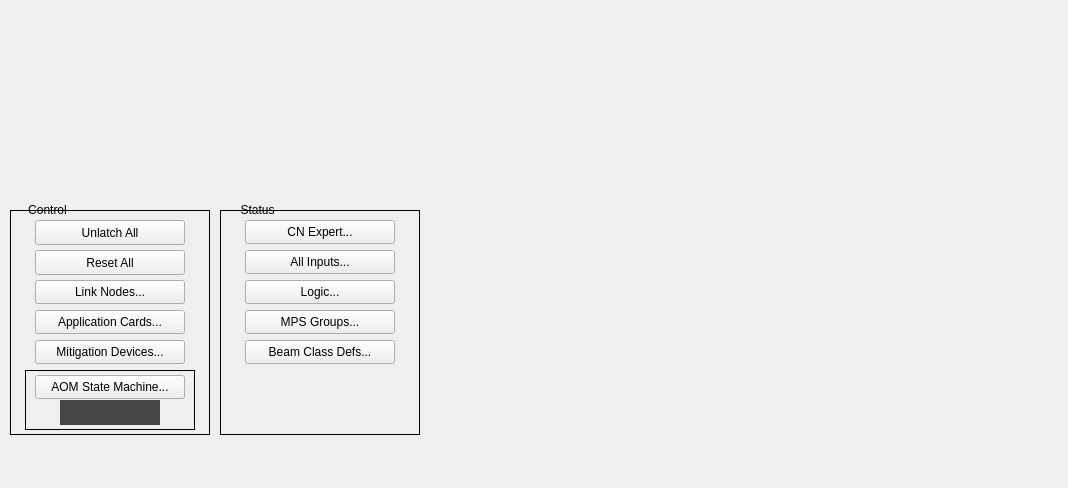
<?xml version="1.0" encoding="UTF-8"?>
<ui version="4.0">
 <class>Form</class>
 <widget class="QWidget" name="Form">
  <property name="geometry">
   <rect>
    <x>0</x>
    <y>0</y>
    <width>1068</width>
    <height>488</height>
   </rect>
  </property>
  <property name="windowTitle">
   <string>MPS Global Main</string>
  </property>
  <widget class="PyDMEmbeddedDisplay" name="PyDMEmbeddedDisplay">
   <property name="geometry">
    <rect>
     <x>10</x>
     <y>10</y>
     <width>750</width>
     <height>180</height>
    </rect>
   </property>
   <property name="toolTip">
    <string/>
   </property>
   <property name="frameShape">
    <enum>QFrame::NoFrame</enum>
   </property>
   <property name="macros" stdset="0">
    <string>{&quot;P&quot;:&quot;SIOC:SYS0:MP03&quot;}</string>
   </property>
   <property name="filename" stdset="0">
    <string>mps_global_beam_class.ui</string>
   </property>
  </widget>
  <widget class="QFrame" name="frame">
   <property name="geometry">
    <rect>
     <x>10</x>
     <y>210</y>
     <width>200</width>
     <height>225</height>
    </rect>
   </property>
   <property name="frameShape">
    <enum>QFrame::Box</enum>
   </property>
   <property name="frameShadow">
    <enum>QFrame::Plain</enum>
   </property>
   <widget class="PyDMPushButton" name="PyDMPushButton">
    <property name="geometry">
     <rect>
      <x>25</x>
      <y>10</y>
      <width>150</width>
      <height>25</height>
     </rect>
    </property>
    <property name="toolTip">
     <string/>
    </property>
    <property name="text">
     <string>Unlatch All</string>
    </property>
    <property name="channel" stdset="0">
     <string>ca://SIOC:SYS0:MP03:UNLATCHALL</string>
    </property>
    <property name="pressValue" stdset="0">
     <string>1</string>
    </property>
    <property name="releaseValue" stdset="0">
     <string>0</string>
    </property>
   </widget>
   <widget class="PyDMPushButton" name="PyDMPushButton_2">
    <property name="geometry">
     <rect>
      <x>25</x>
      <y>40</y>
      <width>150</width>
      <height>25</height>
     </rect>
    </property>
    <property name="toolTip">
     <string/>
    </property>
    <property name="text">
     <string>Reset All</string>
    </property>
    <property name="channel" stdset="0">
     <string>ca://SIOC:SYS0:MP03:RESET_ALL</string>
    </property>
    <property name="pressValue" stdset="0">
     <string>1</string>
    </property>
    <property name="releaseValue" stdset="0">
     <string>0</string>
    </property>
   </widget>
   <widget class="PyDMRelatedDisplayButton" name="PyDMRelatedDisplayButton">
    <property name="geometry">
     <rect>
      <x>25</x>
      <y>70</y>
      <width>150</width>
      <height>24</height>
     </rect>
    </property>
    <property name="toolTip">
     <string/>
    </property>
    <property name="text">
     <string>Link Nodes...</string>
    </property>
    <property name="filenames" stdset="0">
     <stringlist>
      <string>$PYDM/mps/mps_global_ln.ui</string>
     </stringlist>
    </property>
    <property name="showIcon" stdset="0">
     <bool>false</bool>
    </property>
    <property name="openInNewWindow" stdset="0">
     <bool>true</bool>
    </property>
   </widget>
   <widget class="PyDMRelatedDisplayButton" name="PyDMRelatedDisplayButton_2">
    <property name="geometry">
     <rect>
      <x>25</x>
      <y>100</y>
      <width>150</width>
      <height>24</height>
     </rect>
    </property>
    <property name="toolTip">
     <string/>
    </property>
    <property name="text">
     <string>Application Cards...</string>
    </property>
    <property name="filenames" stdset="0">
     <stringlist>
      <string>$PYDM/mps/mps_global_applications.ui</string>
     </stringlist>
    </property>
    <property name="showIcon" stdset="0">
     <bool>false</bool>
    </property>
    <property name="openInNewWindow" stdset="0">
     <bool>true</bool>
    </property>
   </widget>
   <widget class="PyDMRelatedDisplayButton" name="PyDMRelatedDisplayButton_3">
    <property name="geometry">
     <rect>
      <x>25</x>
      <y>130</y>
      <width>150</width>
      <height>24</height>
     </rect>
    </property>
    <property name="toolTip">
     <string/>
    </property>
    <property name="text">
     <string>Mitigation Devices...</string>
    </property>
    <property name="filenames" stdset="0">
     <stringlist>
      <string>$PYDM/mps/mps_global_mitigation.ui</string>
     </stringlist>
    </property>
    <property name="showIcon" stdset="0">
     <bool>false</bool>
    </property>
    <property name="openInNewWindow" stdset="0">
     <bool>true</bool>
    </property>
   </widget>
   <widget class="QFrame" name="frame_2">
    <property name="geometry">
     <rect>
      <x>15</x>
      <y>160</y>
      <width>170</width>
      <height>60</height>
     </rect>
    </property>
    <property name="frameShape">
     <enum>QFrame::Panel</enum>
    </property>
    <property name="frameShadow">
     <enum>QFrame::Plain</enum>
    </property>
    <widget class="PyDMRelatedDisplayButton" name="PyDMRelatedDisplayButton_4">
     <property name="geometry">
      <rect>
       <x>10</x>
       <y>5</y>
       <width>150</width>
       <height>24</height>
      </rect>
     </property>
     <property name="toolTip">
      <string/>
     </property>
     <property name="text">
      <string>AOM State Machine...</string>
     </property>
     <property name="filenames" stdset="0">
      <stringlist>
       <string>$PYDM/mps/mps_ln_asm.ui</string>
      </stringlist>
     </property>
     <property name="showIcon" stdset="0">
      <bool>false</bool>
     </property>
     <property name="macros" stdset="0">
      <stringlist>
       <string>{&quot;P&quot;:&quot;MPLN:GUNB:MP02:1&quot;}</string>
      </stringlist>
     </property>
     <property name="openInNewWindow" stdset="0">
      <bool>true</bool>
     </property>
    </widget>
    <widget class="PyDMLabel" name="PyDMLabel_8">
     <property name="geometry">
      <rect>
       <x>35</x>
       <y>30</y>
       <width>100</width>
       <height>25</height>
      </rect>
     </property>
     <property name="maximumSize">
      <size>
       <width>16777215</width>
       <height>25</height>
      </size>
     </property>
     <property name="toolTip">
      <string/>
     </property>
     <property name="styleSheet">
      <string notr="true">background-color: rgb(70, 70, 70);</string>
     </property>
     <property name="alignment">
      <set>Qt::AlignCenter</set>
     </property>
     <property name="alarmSensitiveContent" stdset="0">
      <bool>true</bool>
     </property>
     <property name="channel" stdset="0">
      <string>ca://MPLN:GUNB:MP02:1:ASM_STATE_SM</string>
     </property>
    </widget>
   </widget>
   <widget class="PyDMDrawingRectangle" name="PyDMDrawingRectangle_14">
    <property name="geometry">
     <rect>
      <x>5</x>
      <y>45</y>
      <width>15</width>
      <height>15</height>
     </rect>
    </property>
    <property name="toolTip">
     <string/>
    </property>
    <property name="styleSheet">
     <string notr="true">border-color: rgba(255, 255, 255, 0);</string>
    </property>
    <property name="rules" stdset="0">
     <string>[]</string>
    </property>
    <property name="alarmSensitiveContent" stdset="0">
     <bool>true</bool>
    </property>
    <property name="alarmSensitiveBorder" stdset="0">
     <bool>true</bool>
    </property>
    <property name="channel" stdset="0">
     <string>SIOC:SYS0:MP03:MonitorReady</string>
    </property>
    <property name="brush" stdset="0">
     <brush brushstyle="SolidPattern">
      <color alpha="255">
       <red>0</red>
       <green>220</green>
       <blue>0</blue>
      </color>
     </brush>
    </property>
    <property name="penStyle" stdset="0">
     <enum>Qt::SolidLine</enum>
    </property>
    <property name="penWidth" stdset="0">
     <double>2.000000000000000</double>
    </property>
   </widget>
  </widget>
  <widget class="QLabel" name="label">
   <property name="geometry">
    <rect>
     <x>20</x>
     <y>200</y>
     <width>55</width>
     <height>20</height>
    </rect>
   </property>
   <property name="text">
    <string>Control</string>
   </property>
   <property name="alignment">
    <set>Qt::AlignCenter</set>
   </property>
  </widget>
  <widget class="QFrame" name="frame_3">
   <property name="geometry">
    <rect>
     <x>220</x>
     <y>210</y>
     <width>200</width>
     <height>225</height>
    </rect>
   </property>
   <property name="frameShape">
    <enum>QFrame::Box</enum>
   </property>
   <property name="frameShadow">
    <enum>QFrame::Plain</enum>
   </property>
   <widget class="PyDMRelatedDisplayButton" name="PyDMRelatedDisplayButton_5">
    <property name="geometry">
     <rect>
      <x>25</x>
      <y>10</y>
      <width>150</width>
      <height>24</height>
     </rect>
    </property>
    <property name="toolTip">
     <string/>
    </property>
    <property name="styleSheet">
     <string notr="true">selection-background-color: rgb(171, 171, 171);</string>
    </property>
    <property name="text">
     <string>CN Expert...</string>
    </property>
    <property name="filenames" stdset="0">
     <stringlist>
      <string>$PYDM/mps/mps_cn_expert.ui</string>
      <string>$PYDM/mps/mps_cn_expert.ui</string>
      <string>$PYDM/mps/mps_cn_expert.ui</string>
     </stringlist>
    </property>
    <property name="titles" stdset="0">
     <stringlist>
      <string>CN1: B005-S2</string>
      <string>CN2: B005-S3</string>
      <string>CN3: LI00-S2</string>
     </stringlist>
    </property>
    <property name="showIcon" stdset="0">
     <bool>false</bool>
    </property>
    <property name="macros" stdset="0">
     <stringlist>
      <string>{&quot;P&quot;:&quot;SIOC:SYS0:MP01&quot;,&quot;CN&quot;:&quot;1&quot;,&quot;MP&quot;:&quot;MP01&quot;}</string>
      <string>{&quot;P&quot;:&quot;SIOC:SYS0:MP02&quot;,&quot;CN&quot;:&quot;2&quot;,&quot;MP&quot;:&quot;MP02&quot;}</string>
      <string>{&quot;P&quot;:&quot;SIOC:SYS0:MP03&quot;,&quot;CN&quot;:&quot;3&quot;,&quot;MP&quot;:&quot;MP03&quot;}</string>
     </stringlist>
    </property>
    <property name="openInNewWindow" stdset="0">
     <bool>true</bool>
    </property>
   </widget>
   <widget class="PyDMRelatedDisplayButton" name="PyDMRelatedDisplayButton_6">
    <property name="geometry">
     <rect>
      <x>25</x>
      <y>40</y>
      <width>150</width>
      <height>24</height>
     </rect>
    </property>
    <property name="toolTip">
     <string/>
    </property>
    <property name="text">
     <string>All Inputs...</string>
    </property>
    <property name="filenames" stdset="0">
     <stringlist>
      <string>mps_global_inputs.ui</string>
      <string>mps_cn3_global_inputs.ui</string>
     </stringlist>
    </property>
    <property name="titles" stdset="0">
     <stringlist>
      <string>All Inputs...</string>
      <string>LI00 Inputs...</string>
     </stringlist>
    </property>
    <property name="showIcon" stdset="0">
     <bool>false</bool>
    </property>
    <property name="openInNewWindow" stdset="0">
     <bool>true</bool>
    </property>
   </widget>
   <widget class="PyDMRelatedDisplayButton" name="PyDMRelatedDisplayButton_7">
    <property name="geometry">
     <rect>
      <x>25</x>
      <y>70</y>
      <width>150</width>
      <height>24</height>
     </rect>
    </property>
    <property name="toolTip">
     <string/>
    </property>
    <property name="text">
     <string>Logic...</string>
    </property>
    <property name="filenames" stdset="0">
     <stringlist>
      <string>$PHYSICS_TOP/sc_mps_gui/mps_gui_main.py</string>
     </stringlist>
    </property>
    <property name="showIcon" stdset="0">
     <bool>false</bool>
    </property>
    <property name="macros" stdset="0">
     <stringlist>
      <string>{&quot;P&quot;:&quot;SIOC:SYS0:MP03&quot;, &quot;T&quot;:&quot;TPG:SYS0:1:DST0&quot;}</string>
     </stringlist>
    </property>
    <property name="openInNewWindow" stdset="0">
     <bool>true</bool>
    </property>
   </widget>
   <widget class="PyDMRelatedDisplayButton" name="PyDMRelatedDisplayButton_8">
    <property name="geometry">
     <rect>
      <x>25</x>
      <y>100</y>
      <width>150</width>
      <height>24</height>
     </rect>
    </property>
    <property name="toolTip">
     <string/>
    </property>
    <property name="text">
     <string>MPS Groups...</string>
    </property>
    <property name="filenames" stdset="0">
     <stringlist>
      <string>$PYDM/mps/mps_link_node_groups.ui</string>
     </stringlist>
    </property>
    <property name="showIcon" stdset="0">
     <bool>false</bool>
    </property>
    <property name="openInNewWindow" stdset="0">
     <bool>true</bool>
    </property>
   </widget>
   <widget class="PyDMRelatedDisplayButton" name="PyDMRelatedDisplayButton_9">
    <property name="geometry">
     <rect>
      <x>25</x>
      <y>130</y>
      <width>150</width>
      <height>24</height>
     </rect>
    </property>
    <property name="toolTip">
     <string/>
    </property>
    <property name="text">
     <string>Beam Class Defs...</string>
    </property>
    <property name="filenames" stdset="0">
     <stringlist>
      <string>$PYDM/mps/mps_beam_class.ui</string>
     </stringlist>
    </property>
    <property name="showIcon" stdset="0">
     <bool>false</bool>
    </property>
    <property name="macros" stdset="0">
     <stringlist>
      <string>{&quot;P&quot;:&quot;SIOC:SYS0:MP03&quot;}</string>
     </stringlist>
    </property>
    <property name="openInNewWindow" stdset="0">
     <bool>true</bool>
    </property>
   </widget>
   <widget class="PyDMDrawingRectangle" name="PyDMDrawingRectangle_8">
    <property name="geometry">
     <rect>
      <x>5</x>
      <y>10</y>
      <width>15</width>
      <height>8</height>
     </rect>
    </property>
    <property name="toolTip">
     <string/>
    </property>
    <property name="styleSheet">
     <string notr="true">border-color: rgba(255, 255, 255, 0);</string>
    </property>
    <property name="rules" stdset="0">
     <string>[]</string>
    </property>
    <property name="alarmSensitiveContent" stdset="0">
     <bool>true</bool>
    </property>
    <property name="alarmSensitiveBorder" stdset="0">
     <bool>true</bool>
    </property>
    <property name="channel" stdset="0">
     <string>MPS:SYS0:MP01:STATSUMY</string>
    </property>
    <property name="brush" stdset="0">
     <brush brushstyle="SolidPattern">
      <color alpha="255">
       <red>0</red>
       <green>220</green>
       <blue>0</blue>
      </color>
     </brush>
    </property>
    <property name="penStyle" stdset="0">
     <enum>Qt::SolidLine</enum>
    </property>
    <property name="penWidth" stdset="0">
     <double>2.000000000000000</double>
    </property>
   </widget>
   <widget class="PyDMDrawingRectangle" name="PyDMDrawingRectangle_9">
    <property name="geometry">
     <rect>
      <x>5</x>
      <y>18</y>
      <width>15</width>
      <height>8</height>
     </rect>
    </property>
    <property name="toolTip">
     <string/>
    </property>
    <property name="styleSheet">
     <string notr="true">border-color: rgba(255, 255, 255, 0);</string>
    </property>
    <property name="rules" stdset="0">
     <string>[]</string>
    </property>
    <property name="alarmSensitiveContent" stdset="0">
     <bool>true</bool>
    </property>
    <property name="alarmSensitiveBorder" stdset="0">
     <bool>true</bool>
    </property>
    <property name="channel" stdset="0">
     <string>MPS:SYS0:MP02:STATSUMY</string>
    </property>
    <property name="brush" stdset="0">
     <brush brushstyle="SolidPattern">
      <color alpha="255">
       <red>0</red>
       <green>220</green>
       <blue>0</blue>
      </color>
     </brush>
    </property>
    <property name="penStyle" stdset="0">
     <enum>Qt::SolidLine</enum>
    </property>
    <property name="penWidth" stdset="0">
     <double>2.000000000000000</double>
    </property>
   </widget>
   <widget class="PyDMDrawingRectangle" name="PyDMDrawingRectangle_10">
    <property name="geometry">
     <rect>
      <x>5</x>
      <y>26</y>
      <width>15</width>
      <height>8</height>
     </rect>
    </property>
    <property name="toolTip">
     <string/>
    </property>
    <property name="styleSheet">
     <string notr="true">border-color: rgba(255, 255, 255, 0);</string>
    </property>
    <property name="rules" stdset="0">
     <string>[]</string>
    </property>
    <property name="alarmSensitiveContent" stdset="0">
     <bool>true</bool>
    </property>
    <property name="alarmSensitiveBorder" stdset="0">
     <bool>true</bool>
    </property>
    <property name="channel" stdset="0">
     <string>MPS:SYS0:MP03:STATSUMY</string>
    </property>
    <property name="brush" stdset="0">
     <brush brushstyle="SolidPattern">
      <color alpha="255">
       <red>0</red>
       <green>220</green>
       <blue>0</blue>
      </color>
     </brush>
    </property>
    <property name="penStyle" stdset="0">
     <enum>Qt::SolidLine</enum>
    </property>
    <property name="penWidth" stdset="0">
     <double>2.000000000000000</double>
    </property>
   </widget>
   <widget class="PyDMDrawingRectangle" name="PyDMDrawingRectangle_11">
    <property name="geometry">
     <rect>
      <x>5</x>
      <y>116</y>
      <width>15</width>
      <height>8</height>
     </rect>
    </property>
    <property name="toolTip">
     <string/>
    </property>
    <property name="styleSheet">
     <string notr="true">border-color: rgba(255, 255, 255, 0);</string>
    </property>
    <property name="rules" stdset="0">
     <string>[]</string>
    </property>
    <property name="alarmSensitiveContent" stdset="0">
     <bool>true</bool>
    </property>
    <property name="alarmSensitiveBorder" stdset="0">
     <bool>true</bool>
    </property>
    <property name="channel" stdset="0">
     <string>MPLN:SYS0:MP03:STATSUMY</string>
    </property>
    <property name="brush" stdset="0">
     <brush brushstyle="SolidPattern">
      <color alpha="255">
       <red>0</red>
       <green>220</green>
       <blue>0</blue>
      </color>
     </brush>
    </property>
    <property name="penStyle" stdset="0">
     <enum>Qt::SolidLine</enum>
    </property>
    <property name="penWidth" stdset="0">
     <double>2.000000000000000</double>
    </property>
   </widget>
   <widget class="PyDMDrawingRectangle" name="PyDMDrawingRectangle_12">
    <property name="geometry">
     <rect>
      <x>5</x>
      <y>100</y>
      <width>15</width>
      <height>8</height>
     </rect>
    </property>
    <property name="toolTip">
     <string/>
    </property>
    <property name="styleSheet">
     <string notr="true">border-color: rgba(255, 255, 255, 0);</string>
    </property>
    <property name="rules" stdset="0">
     <string>[]</string>
    </property>
    <property name="alarmSensitiveContent" stdset="0">
     <bool>true</bool>
    </property>
    <property name="alarmSensitiveBorder" stdset="0">
     <bool>true</bool>
    </property>
    <property name="channel" stdset="0">
     <string>MPLN:SYS0:MP01:STATSUMY</string>
    </property>
    <property name="brush" stdset="0">
     <brush brushstyle="SolidPattern">
      <color alpha="255">
       <red>0</red>
       <green>220</green>
       <blue>0</blue>
      </color>
     </brush>
    </property>
    <property name="penStyle" stdset="0">
     <enum>Qt::SolidLine</enum>
    </property>
    <property name="penWidth" stdset="0">
     <double>2.000000000000000</double>
    </property>
   </widget>
   <widget class="PyDMDrawingRectangle" name="PyDMDrawingRectangle_13">
    <property name="geometry">
     <rect>
      <x>5</x>
      <y>108</y>
      <width>15</width>
      <height>8</height>
     </rect>
    </property>
    <property name="toolTip">
     <string/>
    </property>
    <property name="styleSheet">
     <string notr="true">border-color: rgba(255, 255, 255, 0);</string>
    </property>
    <property name="rules" stdset="0">
     <string>[]</string>
    </property>
    <property name="alarmSensitiveContent" stdset="0">
     <bool>true</bool>
    </property>
    <property name="alarmSensitiveBorder" stdset="0">
     <bool>true</bool>
    </property>
    <property name="channel" stdset="0">
     <string>MPLN:SYS0:MP02:STATSUMY</string>
    </property>
    <property name="brush" stdset="0">
     <brush brushstyle="SolidPattern">
      <color alpha="255">
       <red>0</red>
       <green>220</green>
       <blue>0</blue>
      </color>
     </brush>
    </property>
    <property name="penStyle" stdset="0">
     <enum>Qt::SolidLine</enum>
    </property>
    <property name="penWidth" stdset="0">
     <double>2.000000000000000</double>
    </property>
   </widget>
  </widget>
  <widget class="PyDMDrawingImage" name="PyDMDrawingImage_2">
   <property name="geometry">
    <rect>
     <x>10</x>
     <y>438</y>
     <width>250</width>
     <height>50</height>
    </rect>
   </property>
   <property name="toolTip">
    <string/>
   </property>
   <property name="styleSheet">
    <string notr="true"/>
   </property>
   <property name="filename" stdset="0">
    <string>lcls_mps_lockup_sidebyside_digital.png</string>
   </property>
  </widget>
  <widget class="QLabel" name="label_2">
   <property name="geometry">
    <rect>
     <x>230</x>
     <y>200</y>
     <width>55</width>
     <height>20</height>
    </rect>
   </property>
   <property name="text">
    <string>Status</string>
   </property>
   <property name="alignment">
    <set>Qt::AlignCenter</set>
   </property>
  </widget>
 </widget>
 <customwidgets>
  <customwidget>
   <class>PyDMLabel</class>
   <extends>QLabel</extends>
   <header>pydm.widgets.label</header>
  </customwidget>
  <customwidget>
   <class>PyDMDrawingImage</class>
   <extends>QWidget</extends>
   <header>pydm.widgets.drawing</header>
  </customwidget>
  <customwidget>
   <class>PyDMDrawingRectangle</class>
   <extends>QWidget</extends>
   <header>pydm.widgets.drawing</header>
  </customwidget>
  <customwidget>
   <class>PyDMEmbeddedDisplay</class>
   <extends>QFrame</extends>
   <header>pydm.widgets.embedded_display</header>
  </customwidget>
  <customwidget>
   <class>PyDMPushButton</class>
   <extends>QPushButton</extends>
   <header>pydm.widgets.pushbutton</header>
  </customwidget>
  <customwidget>
   <class>PyDMRelatedDisplayButton</class>
   <extends>QPushButton</extends>
   <header>pydm.widgets.related_display_button</header>
  </customwidget>
 </customwidgets>
 <resources/>
 <connections/>
</ui>
